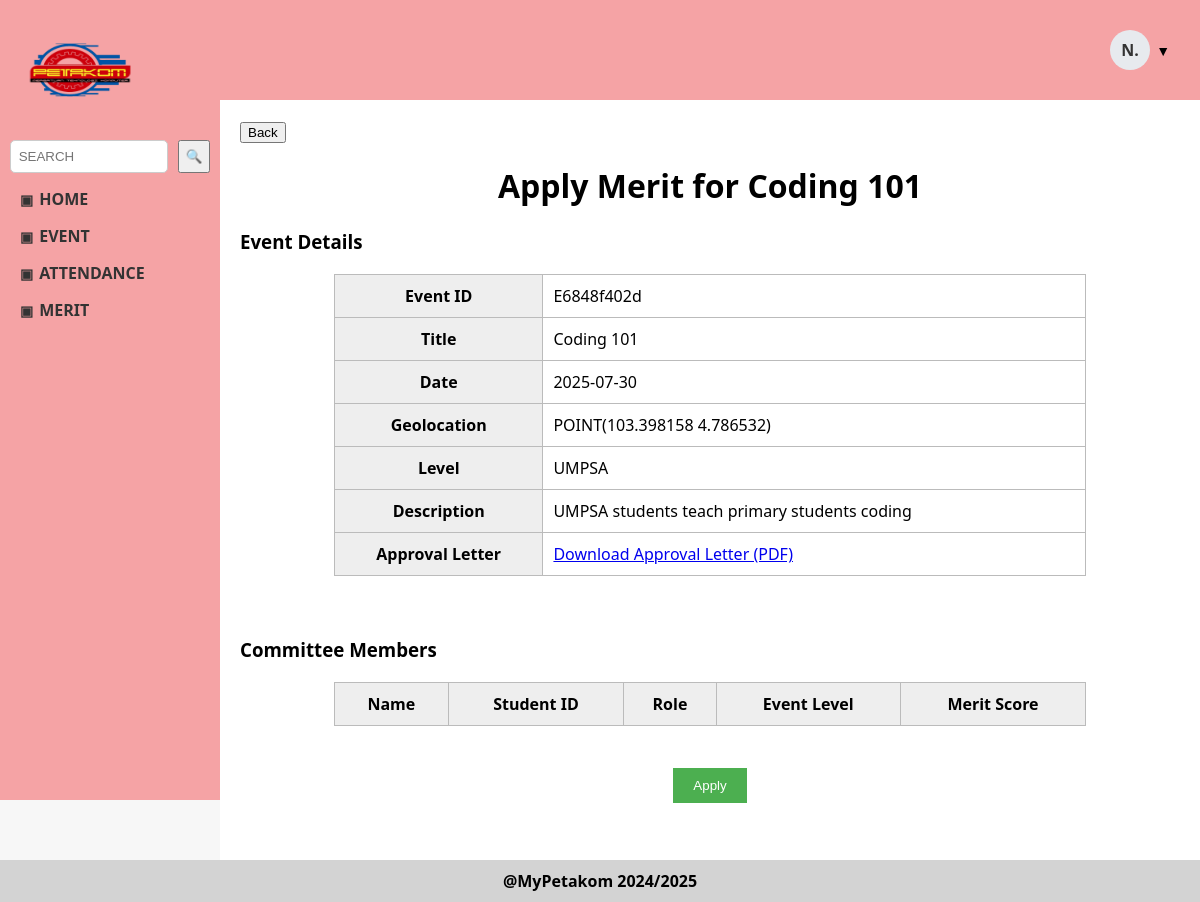
Page /apply_merit_form.php?event_id=E6848f402d (signed in) on the committed database.
### tables this page shows
CREATE TABLE `event` (
  `event_id` varchar(10) NOT NULL,
  `staff_id` varchar(10) NOT NULL,
  `event_title` varchar(50) NOT NULL,
  `event_date` date NOT NULL,
  `event_description` varchar(200) NOT NULL,
  `event_status` varchar(50) NOT NULL,
  `event_qr` blob DEFAULT NULL,
  `event_geolocation` point DEFAULT NULL,
  `event_approval` mediumblob NOT NULL,
  `event_level` varchar(20) NOT NULL,
  `merit_status` varchar(20) NOT NULL
);

### apply_merit_form.php (the view, shortened to what this page needs)
<?php
$conn = new mysqli("localhost", "root", "", "mypetakom");
$event_id = $_GET['event_id'];
$event = $conn->query("SELECT * FROM event WHERE event_id = '$event_id'")->fetch_assoc();
$geoRes = $conn->query("SELECT ST_AsText(event_geolocation) AS geo FROM event WHERE event_id = '$event_id'");
$geoRow = $geoRes->fetch_assoc();
$geolocation = $geoRow ? $geoRow['geo'] : "Not available";
$event_title = $event['event_title'];
$event_date = $event['event_date'];
$event_level = $event['event_level'];
$event_description = $event['event_description'];
?>
<!DOCTYPE html>
<html>
<head>
  <link rel="stylesheet" href="STYLE1/staff_style.css">
  <link rel="stylesheet" href="STYLE2/merit_form_style.css">
</head>
<body>
  <div class="sidebar">
    <a href="staff_dashboard.php">
    <img src="IMAGES/LogoPetakom.png" alt="PETAKOM Logo" />
	</a>
    <div class="search-box">
      <input type="text" placeholder="SEARCH" />
      <button>🔍</button>
    </div>
    <div class="menu">
      <div class="menu-title" onclick="toggleMenu('home')">HOME</div>
      <div class="menu-title" onclick="toggleMenu('event')">EVENT</div>
      <div class="menu-title" onclick="toggleMenu('attendance')">ATTENDANCE</div>
	<div class="menu-title" onclick="toggleMenu('merit')">MERIT</div>
    </div>
  </div>
  <div class="topbar">
    <div class="dropdown">
      <div class="profile-wrapper">
        <div class="profile-circle">N.</div>
        <span class="dropdown-icon">▼</span>
      </div>
    </div>
  </div>
	<div class="content container">
	<a href="apply_merit.php">
			<button type="button">Back</button>
		</a><br>
		<h1 class="center">Apply Merit for <?= htmlspecialchars($event_title) ?></h1>
		<h3>Event Details</h3>
		<table>
			<tr><th>Event ID</th><td><?= htmlspecialchars($event_id) ?></td></tr>
			<tr><th>Title</th><td><?= htmlspecialchars($event_title) ?></td></tr>
			<tr><th>Date</th><td><?= htmlspecialchars($event_date) ?></td></tr>
			<tr><th>Geolocation</th><td><?= htmlspecialchars($geolocation) ?></td></tr>
			<tr><th>Level</th><td><?= htmlspecialchars($event_level) ?></td></tr>
			<tr><th>Description</th><td><?= htmlspecialchars($event_description) ?></td></tr>
			<tr>
				<th>Approval Letter</th>
				<td>
					<?php if (!empty($event['event_approval'])): ?>
                    <a href="download_approval.php?id=<?= urlencode($event_id) ?>" target="_blank">Download Approval Letter (PDF)</a>
                <?php else: ?>
                    Not uploaded
                <?php endif; ?>
				</td>
			</tr>
		</table>
		<br>
		<h3>Committee Members</h3>
		<table>
			<tr>
				<th>Name</th>
				<th>Student ID</th>
				<th>Role</th>
				<th>Event Level</th>
				<th>Merit Score</th>
			</tr>
		</table>
		<br class="center">
		<form method="post" action="event_merit_status.php" onsubmit="return confirm('Confirmed details?');">
			<div class="center">
				<button type="submit" class="btn-apply">Apply</button>
			</div>
		</form>
	</div>
		<div class="footer">
		@MyPetakom 2024/2025
		</div>
</body>
</html>

### STYLE1/staff_style.css (style rules this page uses)
body { margin: 0; font-family: 'Segoe UI', sans-serif; background-color: #f7f7f7; }
.sidebar { width: 220px; background-color: #F5A3A5; height: 100vh; position: fixed; padding: 20px; box-sizing: border-box; overflow-y: auto; }
.sidebar img { width: 120px; height: 100px; display: block; margin-bottom: 20px; }
.search-box { display: flex; justify-content: center; margin-bottom: 15px; }
.search-box input { padding: 8px; border-radius: 5px; border: 1px solid #ccc; width: 140px; margin-right: 10px; }
.menu-title { cursor: pointer; font-weight: bold; margin: 15px 0; display: flex; align-items: center; font-size: 16px; color: #333; }
.menu-title::before { content: "▣"; margin-right: 6px; font-size: 14px; }
.topbar { background-color: #F5A3A5; height: 100px; margin-left: 220px; display: flex; justify-content: flex-end; align-items: center; padding-right: 30px; position: sticky; top: 0; z-index: 1; }
.profile-wrapper { display: flex; align-items: center; cursor: pointer; }
.profile-circle { width: 40px; height: 40px; border-radius: 50%; background-color: #e7eaee; color: #333; display: flex; align-items: center; justify-content: center; font-weight: bold; font-size: 16px; margin-right: 6px; }
.dropdown-icon { font-size: 14px; color: black; }
.dropdown { position: relative; display: inline-block; }
.content { margin-left: 220px; padding: 20px; background-color: #ffffff; min-height: 90vh; }
.footer { background-color: #d3d3d3; text-align: center; padding: 10px; font-weight: bold; }

### STYLE2/merit_form_style.css (style rules this page uses)
table { width: 80%; margin: 20px auto; border-collapse: collapse; }
th, td { border: 1px solid #bbb; padding: 10px; }
th { background-color: #eee; }
.container { padding: 20px; }
.center { text-align: center; }
.btn-apply { padding: 10px 20px; background: #4CAF50; color: white; border: none; cursor: pointer; }

### rows in the picture
event: event_title "Coding 101", event_date "2025-07-30", event_level "UMPSA", event_description "UMPSA students teach primary students coding"

### other values in the picture
$event_id "E6848f402d"
$geolocation "POINT(103.398158 4.786532)"
